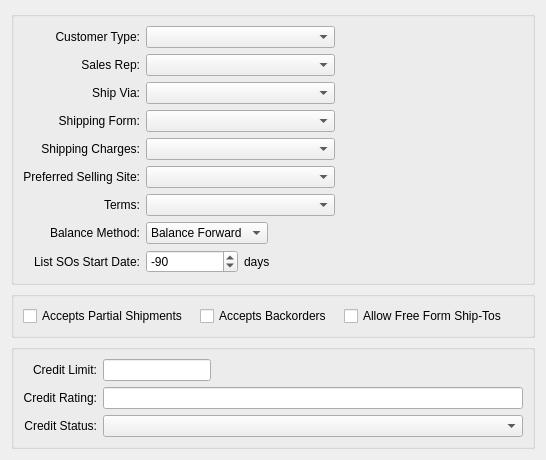
       <widget class="QWidget" name="customerDefaults">
        <attribute name="title">
         <string>Customer Defaults</string>
        </attribute>
        <layout class="QGridLayout" name="gridLayout_8">
         <item row="0" column="0">
          <layout class="QHBoxLayout" name="horizontalLayout_5">
           <item>
            <layout class="QVBoxLayout" name="verticalLayout_4">
             <item>
              <layout class="QVBoxLayout" name="verticalLayout_3">
               <item>
                <widget class="QGroupBox" name="_comboGroup">
                 <property name="title">
                  <string/>
                 </property>
                 <layout class="QGridLayout">
                  <item row="0" column="0">
                   <widget class="QLabel" name="_custtypeLit">
                    <property name="text">
                     <string>Customer Type:</string>
                    </property>
                    <property name="alignment">
                     <set>Qt::AlignRight|Qt::AlignTrailing|Qt::AlignVCenter</set>
                    </property>
                   </widget>
                  </item>
                  <item row="0" column="1">
                   <widget class="XComboBox" name="_custtype">
                    <property name="type">
                     <enum>XComboBox::CustomerTypes</enum>
                    </property>
                   </widget>
                  </item>
                  <item row="1" column="0">
                   <widget class="QLabel" name="_salesrepLit">
                    <property name="text">
                     <string>Sales Rep:</string>
                    </property>
                    <property name="alignment">
                     <set>Qt::AlignRight|Qt::AlignTrailing|Qt::AlignVCenter</set>
                    </property>
                   </widget>
                  </item>
                  <item row="4" column="0">
                   <widget class="QLabel" name="_shipchrgLit">
                    <property name="font">
                     <font>
                      <italic>false</italic>
                     </font>
                    </property>
                    <property name="text">
                     <string>Shipping Charges:</string>
                    </property>
                    <property name="alignment">
                     <set>Qt::AlignRight|Qt::AlignTrailing|Qt::AlignVCenter</set>
                    </property>
                   </widget>
                  </item>
                  <item row="4" column="1">
                   <widget class="XComboBox" name="_shipchrg">
                    <property name="sizePolicy">
                     <sizepolicy hsizetype="Expanding" vsizetype="Fixed">
                      <horstretch>0</horstretch>
                      <verstretch>0</verstretch>
                     </sizepolicy>
                    </property>
                    <property name="allowNull">
                     <bool>true</bool>
                    </property>
                    <property name="type">
                     <enum>XComboBox::ShippingCharges</enum>
                    </property>
                   </widget>
                  </item>
                  <item row="1" column="1">
                   <widget class="XComboBox" name="_salesrep">
                    <property name="type">
                     <enum>XComboBox::SalesReps</enum>
                    </property>
                   </widget>
                  </item>
                  <item row="2" column="0">
                   <widget class="QLabel" name="_shipViaLit">
                    <property name="text">
                     <string>Ship Via:</string>
                    </property>
                    <property name="alignment">
                     <set>Qt::AlignRight|Qt::AlignTrailing|Qt::AlignVCenter</set>
                    </property>
                   </widget>
                  </item>
                  <item row="2" column="1">
                   <widget class="XComboBox" name="_shipvia">
                    <property name="type">
                     <enum>XComboBox::ShipVias</enum>
                    </property>
                   </widget>
                  </item>
                  <item row="3" column="0">
                   <widget class="QLabel" name="_shippingFormLit">
                    <property name="text">
                     <string>Shipping Form:</string>
                    </property>
                    <property name="alignment">
                     <set>Qt::AlignRight|Qt::AlignTrailing|Qt::AlignVCenter</set>
                    </property>
                   </widget>
                  </item>
                  <item row="6" column="1">
                   <widget class="XComboBox" name="_terms">
                    <property name="type">
                     <enum>XComboBox::ARTerms</enum>
                    </property>
                   </widget>
                  </item>
                  <item row="3" column="1">
                   <widget class="XComboBox" name="_shipform">
                    <property name="allowNull">
                     <bool>true</bool>
                    </property>
                    <property name="type">
                     <enum>XComboBox::ShippingForms</enum>
                    </property>
                    <property name="defaultCode">
                     <enum>XComboBox::None</enum>
                    </property>
                   </widget>
                  </item>
                  <item row="6" column="0">
                   <widget class="QLabel" name="_terms2">
                    <property name="text">
                     <string>Terms:</string>
                    </property>
                    <property name="alignment">
                     <set>Qt::AlignRight|Qt::AlignTrailing|Qt::AlignVCenter</set>
                    </property>
                   </widget>
                  </item>
                  <item row="7" column="1">
                   <widget class="QComboBox" name="_balanceMethod">
                    <property name="sizePolicy">
                     <sizepolicy hsizetype="Fixed" vsizetype="Fixed">
                      <horstretch>0</horstretch>
                      <verstretch>0</verstretch>
                     </sizepolicy>
                    </property>
                    <item>
                     <property name="text">
                      <string>Balance Forward</string>
                     </property>
                    </item>
                    <item>
                     <property name="text">
                      <string>Open Item</string>
                     </property>
                    </item>
                   </widget>
                  </item>
                  <item row="7" column="0">
                   <widget class="QLabel" name="_balanceMethodLit">
                    <property name="text">
                     <string>Balance Method:</string>
                    </property>
                    <property name="alignment">
                     <set>Qt::AlignRight|Qt::AlignTrailing|Qt::AlignVCenter</set>
                    </property>
                   </widget>
                  </item>
                  <item row="5" column="1">
                   <widget class="WComboBox" name="_sellingWarehouse">
                    <property name="allowNull">
                     <bool>true</bool>
                    </property>
                   </widget>
                  </item>
                  <item row="2" column="2">
                   <spacer>
                    <property name="orientation">
                     <enum>Qt::Horizontal</enum>
                    </property>
                    <property name="sizeHint" stdset="0">
                     <size>
                      <width>0</width>
                      <height>20</height>
                     </size>
                    </property>
                   </spacer>
                  </item>
                  <item row="5" column="0">
                   <widget class="QLabel" name="_sellingWarehouseLit">
                    <property name="text">
                     <string>Preferred Selling Site:</string>
                    </property>
                    <property name="alignment">
                     <set>Qt::AlignRight|Qt::AlignTrailing|Qt::AlignVCenter</set>
                    </property>
                   </widget>
                  </item>
                  <item row="8" column="0">
                   <widget class="QLabel" name="_defaultStartDaysLit">
                    <property name="toolTip">
                     <string>The default number of days prior for the Order History Start Date (Customer Workbench)</string>
                    </property>
                    <property name="text">
                     <string>List SOs Start Date:</string>
                    </property>
                    <property name="alignment">
                     <set>Qt::AlignRight|Qt::AlignTrailing|Qt::AlignVCenter</set>
                    </property>
                   </widget>
                  </item>
                  <item row="8" column="1">
                   <layout class="QHBoxLayout" name="horizontalLayout_9">
                    <item>
                     <widget class="XSpinBox" name="_defaultStartDays">
                      <property name="toolTip">
                       <string>The default number of days prior for the Order History Start Date (Customer Workbench)</string>
                      </property>
                      <property name="minimum">
                       <number>-999</number>
                      </property>
                      <property name="maximum">
                       <number>0</number>
                      </property>
                      <property name="value">
                       <number>-90</number>
                      </property>
                     </widget>
                    </item>
                    <item>
                     <widget class="XLabel" name="_daysLit">
                      <property name="text">
                       <string>days</string>
                      </property>
                     </widget>
                    </item>
                   </layout>
                  </item>
                 </layout>
                </widget>
               </item>
               <item>
                <widget class="QGroupBox" name="groupBox_7">
                 <property name="title">
                  <string/>
                 </property>
                 <layout class="QGridLayout" name="gridLayout_7">
                  <item row="0" column="0">
                   <layout class="QHBoxLayout" name="horizontalLayout_4">
                    <property name="spacing">
                     <number>12</number>
                    </property>
                    <item>
                     <widget class="QCheckBox" name="_partial">
                      <property name="text">
                       <string>Accepts Partial Shipments</string>
                      </property>
                     </widget>
                    </item>
                    <item>
                     <widget class="QCheckBox" name="_backorders">
                      <property name="text">
                       <string>Accepts Backorders</string>
                      </property>
                     </widget>
                    </item>
                    <item>
                     <widget class="QCheckBox" name="_freeFormShiptos">
                      <property name="text">
                       <string>Allow Free Form Ship-Tos</string>
                      </property>
                     </widget>
                    </item>
                    <item>
                     <spacer>
                      <property name="orientation">
                       <enum>Qt::Horizontal</enum>
                      </property>
                      <property name="sizeType">
                       <enum>QSizePolicy::MinimumExpanding</enum>
                      </property>
                      <property name="sizeHint" stdset="0">
                       <size>
                        <width>16</width>
                        <height>20</height>
                       </size>
                      </property>
                     </spacer>
                    </item>
                   </layout>
                  </item>
                 </layout>
                </widget>
               </item>
               <item>
                <widget class="QGroupBox" name="groupBox_6">
                 <property name="title">
                  <string/>
                 </property>
                 <layout class="QGridLayout">
                  <item row="0" column="0">
                   <widget class="QLabel" name="_creditLimitLit">
                    <property name="text">
                     <string>Credit Limit:</string>
                    </property>
                    <property name="alignment">
                     <set>Qt::AlignRight|Qt::AlignTrailing|Qt::AlignVCenter</set>
                    </property>
                   </widget>
                  </item>
                  <item row="0" column="1">
                   <widget class="XLineEdit" name="_creditLimit">
                    <property name="sizePolicy">
                     <sizepolicy hsizetype="Fixed" vsizetype="Fixed">
                      <horstretch>0</horstretch>
                      <verstretch>0</verstretch>
                     </sizepolicy>
                    </property>
                   </widget>
                  </item>
                  <item row="1" column="0">
                   <widget class="QLabel" name="_creditRatingLit">
                    <property name="text">
                     <string>Credit Rating:</string>
                    </property>
                    <property name="alignment">
                     <set>Qt::AlignRight|Qt::AlignTrailing|Qt::AlignVCenter</set>
                    </property>
                   </widget>
                  </item>
                  <item row="1" column="1">
                   <widget class="XLineEdit" name="_creditRating"/>
                  </item>
                  <item row="2" column="0">
                   <widget class="QLabel" name="_creditStatusLit">
                    <property name="text">
                     <string>Credit Status:</string>
                    </property>
                    <property name="alignment">
                     <set>Qt::AlignRight|Qt::AlignTrailing|Qt::AlignVCenter</set>
                    </property>
                   </widget>
                  </item>
                  <item row="2" column="1">
                   <widget class="XComboBox" name="_creditStatus">
                    <property name="focusPolicy">
                     <enum>Qt::ClickFocus</enum>
                    </property>
                   </widget>
                  </item>
                 </layout>
                </widget>
               </item>
              </layout>
             </item>
             <item>
              <spacer>
               <property name="orientation">
                <enum>Qt::Vertical</enum>
               </property>
               <property name="sizeType">
                <enum>QSizePolicy::Expanding</enum>
               </property>
               <property name="sizeHint" stdset="0">
                <size>
                 <width>20</width>
                 <height>0</height>
                </size>
               </property>
              </spacer>
             </item>
            </layout>
           </item>
           <item>
            <spacer>
             <property name="orientation">
              <enum>Qt::Horizontal</enum>
             </property>
             <property name="sizeHint" stdset="0">
              <size>
               <width>0</width>
               <height>20</height>
              </size>
             </property>
            </spacer>
           </item>
          </layout>
         </item>
        </layout>
       </widget>
